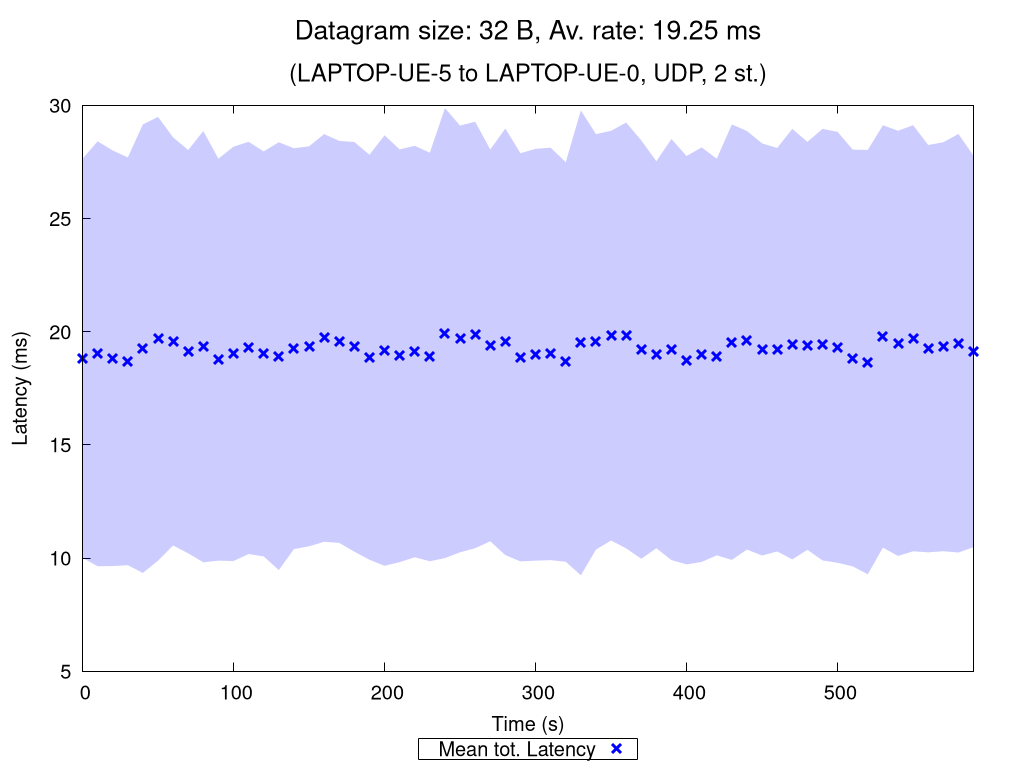

gnuplot code for this plot:
set terminal pngcairo nocrop enhanced size 1024,768 font "Verdana,15"
set output "UDP_2_st_2020_10_12_03-43-49_two2one_00032B.png"

set title "{/=20 Datagram size: 32 B, Av. rate: 19.25 ms}\n\n{/=18 (LAPTOP-UE-5 to LAPTOP-UE-0, UDP, 2 st.)}"

set xlabel "Time (s)"
set ylabel "Latency (ms)"
set ytics nomirror
set key bmargin center horizontal box samplen 1 width -1
set bmargin 4.6
set rmargin 4.5

rf = 1.0  # rate factor
set style fill transparent solid 0.2 noborder
set autoscale xfix
plot "UDP_2_st_2020_10_12_03-43-49_two2one_00032B_iperf_processed.dat" using 1:($2/rf-$3/rf):($2/rf+$3/rf) with filledcurves lc rgb "blue" notitle, \
     "" using 1:($2/rf) with points pt 2 ps 1.5 lw 3 lc rgb "blue" title "Mean tot. Latency", \
